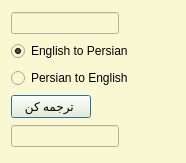
<?xml version="1.0" encoding="UTF-8"?>
<ui version="4.0">
 <class>Dialog</class>
 <widget class="QDialog" name="Dialog">
  <property name="geometry">
   <rect>
    <x>0</x>
    <y>0</y>
    <width>186</width>
    <height>163</height>
   </rect>
  </property>
  <property name="windowTitle">
   <string>translate</string>
  </property>
  <property name="styleSheet">
   <string notr="true">background-color: rgb(250, 248, 210);</string>
  </property>
  <layout class="QGridLayout" name="gridLayout">
   <item row="0" column="0" colspan="2">
    <widget class="QLineEdit" name="lineEdit_1">
     <property name="sizePolicy">
      <sizepolicy hsizetype="Fixed" vsizetype="Fixed">
       <horstretch>0</horstretch>
       <verstretch>0</verstretch>
      </sizepolicy>
     </property>
    </widget>
   </item>
   <item row="1" column="0">
    <widget class="QRadioButton" name="rb_english">
     <property name="sizePolicy">
      <sizepolicy hsizetype="Fixed" vsizetype="Fixed">
       <horstretch>0</horstretch>
       <verstretch>0</verstretch>
      </sizepolicy>
     </property>
     <property name="text">
      <string>English to Persian</string>
     </property>
     <property name="checked">
      <bool>true</bool>
     </property>
    </widget>
   </item>
   <item row="8" column="0" colspan="2">
    <widget class="QLineEdit" name="lineEdit_2">
     <property name="sizePolicy">
      <sizepolicy hsizetype="Fixed" vsizetype="Fixed">
       <horstretch>0</horstretch>
       <verstretch>0</verstretch>
      </sizepolicy>
     </property>
     <property name="alignment">
      <set>Qt::AlignCenter</set>
     </property>
    </widget>
   </item>
   <item row="7" column="0">
    <widget class="QPushButton" name="btn_tar">
     <property name="sizePolicy">
      <sizepolicy hsizetype="Fixed" vsizetype="Fixed">
       <horstretch>0</horstretch>
       <verstretch>0</verstretch>
      </sizepolicy>
     </property>
     <property name="text">
      <string>ترجمه کن </string>
     </property>
    </widget>
   </item>
   <item row="6" column="0">
    <widget class="QRadioButton" name="rb_persian">
     <property name="sizePolicy">
      <sizepolicy hsizetype="Fixed" vsizetype="Fixed">
       <horstretch>0</horstretch>
       <verstretch>0</verstretch>
      </sizepolicy>
     </property>
     <property name="text">
      <string>Persian to English</string>
     </property>
     <property name="checked">
      <bool>false</bool>
     </property>
    </widget>
   </item>
  </layout>
 </widget>
 <resources/>
 <connections/>
</ui>
